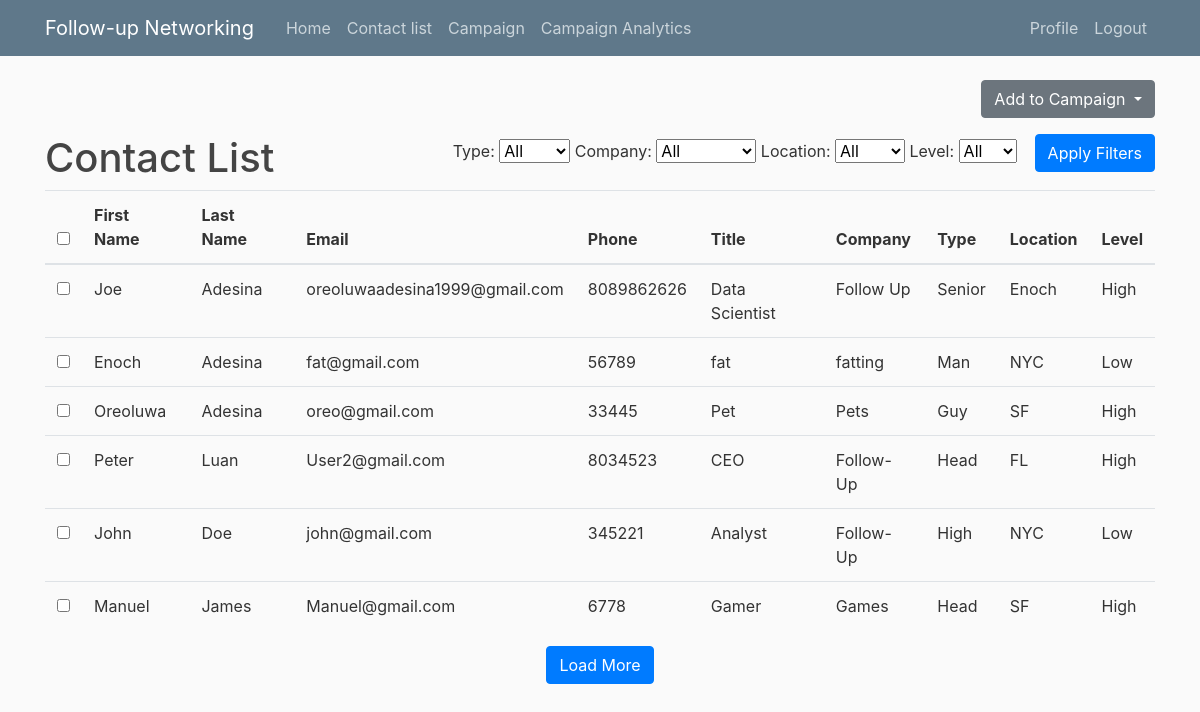
Page /contact-list/ (signed in) on the committed database.
### contacts/models.py (models this page shows, shortened)
class Contact(models.Model):
    first_name = models.CharField(max_length=50, default='None')
    last_name = models.CharField(max_length=50, default='None')
    email = models.EmailField()
    phone = models.CharField(max_length=20)
    title = models.CharField(max_length=100, default='No Title')
    company = models.CharField(max_length=100, default='No Company')
    type = models.CharField(max_length=100, default='None')
    location = models.CharField(max_length=100)
    level = models.CharField(max_length=100, default='None')

### contacts/views.py (the view)
# urls.py: path('contact-list/', views.contact_list, name='contact-list'),
@login_required
def contact_list(request):
    user_campaigns = Campaign.objects.filter(user=request.user)
    campaign_names = list(user_campaigns.values_list('name', flat=True))
    distinct_types = Contact.objects.values_list('type', flat=True).distinct()
    distinct_companies = Contact.objects.values_list('company', flat=True).distinct()
    distinct_locations = Contact.objects.values_list('location', flat=True).distinct()
    distinct_levels = Contact.objects.values_list('level', flat=True).distinct()
    contacts = Contact.objects.all()
    return render(request, 'contact_list.html', {
        'contacts': contacts,
        'distinct_types': distinct_types,
        'distinct_companies': distinct_companies,
        'distinct_locations': distinct_locations,
        'distinct_levels': distinct_levels,
        'campaign_names': campaign_names,
    })

### contacts/templates/contact_list.html (shortened to what this page needs)
{% extends 'base.html' %}
{% block content %}
    <div class="d-flex justify-content-end mt-3 mb-3">
        <div class="ml-2">
            <div class="dropdown">
                <button class="btn btn-secondary dropdown-toggle" type="button" id="addCampaignDropdown" data-toggle="dropdown" aria-haspopup="true" aria-expanded="false">
                    Add to Campaign
                </button>
            </div>
        </div>
    </div>
    <div class="filter-menu float-right">
        <label for="typeFilter">Type:</label>
        <select id="typeFilter">
            <option value="">All</option>
        </select>
        <label for="companyFilter">Company:</label>
        <select id="companyFilter">
            <option value="">All</option>
        </select>
        <label for="locationFilter">Location:</label>
        <select id="locationFilter">
            <option value="">All</option>
        </select>
        <label for="levelFilter">Level:</label>
        <select id="levelFilter">
            <option value="">All</option>
        </select>
        <button id="applyFilterButton" class="btn btn-primary">Apply Filters</button>
    </div>
    <h1>Contact List</h1>
    <table class="table">
        <thead>
            <tr>
                <th>
                    <input type="checkbox" id="selectAllCheckbox">
                </th>
                <th>First Name</th>
                <th>Last Name</th>
                <th>Email</th>
                <th>Phone</th>
                <th>Title</th>
                <th>Company</th>
                <th>Type</th>
                <th>Location</th>
                <th>Level</th>
            </tr>
        </thead>
        <tbody id="contactTableBody">
            {% for contact in contacts %}
                <tr class="contact-row" data-id="{{ contact.id }}">
                    <td>
                        <input type="checkbox" class="contact-checkbox" value="{{ contact.id }}">
                    </td>
                    <td>{{ contact.first_name }}</td>
                    <td>{{ contact.last_name }}</td>
                    <td>{{ contact.email }}</td>
                    <td>{{ contact.phone }}</td>
                    <td>{{ contact.title }}</td>
                    <td>{{ contact.company }}</td>
                    <td>{{ contact.type }}</td>
                    <td>{{ contact.location }}</td>
                    <td>{{ contact.level }}</td>
                </tr>
            {% endfor %}
        </tbody>
    </table>
    <div class="text-center">
        <button id="viewMoreButton" class="btn btn-primary">Load More</button>
    </div>
{% endblock %}

### contacts/static/main.css (style rules this page uses)
body { background: #fafafa; color: #333333; margin-top: 5rem; }
h1, h2, h3, h4, h5, h6 { color: #444444; }

### rows in the picture
Contact: first_name "Joe", last_name "Adesina", email "oreoluwaadesina1999@gmail.com", phone "8089862626", title "Data Scientist", company "Follow Up", type "Senior", location "Enoch", level "High"
Contact: first_name "Enoch", last_name "Adesina", email "fat@gmail.com", phone "56789", title "fat", company "fatting", type "Man", location "NYC", level "Low"
Contact: first_name "Oreoluwa", last_name "Adesina", email "oreo@gmail.com", phone "33445", title "Pet", company "Pets", type "Guy", location "SF", level "High"
Contact: first_name "Peter", last_name "Luan", email "User2@gmail.com", phone "8034523", title "CEO", company "Follow-Up", type "Head", location "FL", level "High"
Contact: first_name "John", last_name "Doe", email "john@gmail.com", phone "345221", title "Analyst", company "Follow-Up", type "High", location "NYC", level "Low"
Contact: first_name "Manuel", last_name "James", email "Manuel@gmail.com", phone "6778", title "Gamer", company "Games", type "Head", location "SF", level "High"
